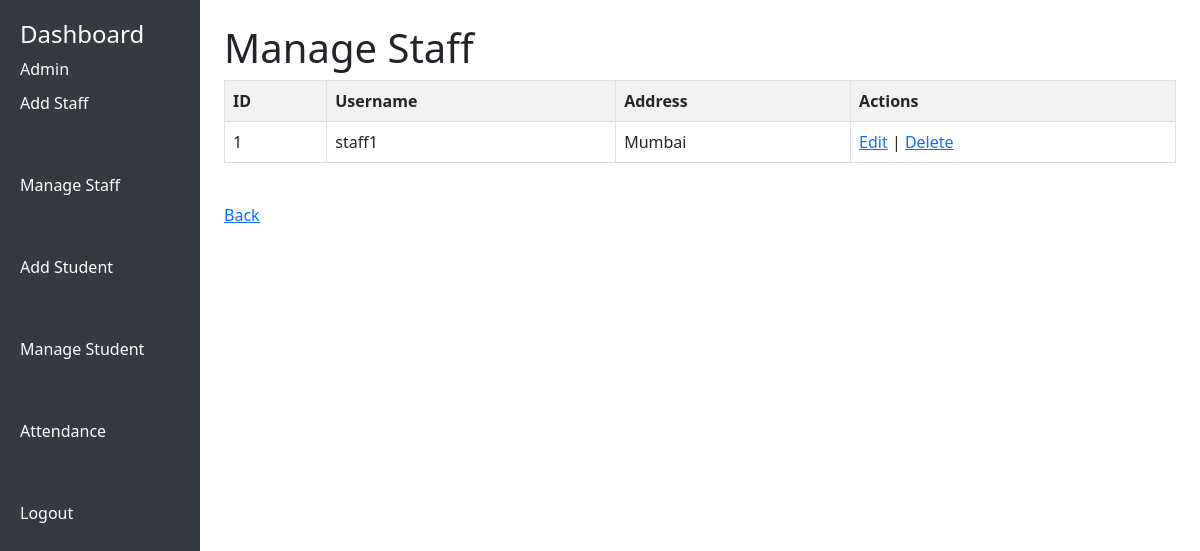
The page /manage-staff/ (signed in) on the database its author committed.
### main_app/models.py (models this page shows, shortened)
class Staff(models.Model):
    staff = models.OneToOneField(User, on_delete=models.CASCADE)
    address = models.TextField()

### main_app/views.py (the view)
    def wrapper(request, *args, **kwargs):
        if not request.user.is_authenticated:
            return redirect("login")
        if not request.user.is_superuser:
            return redirect("login")
        return view_func(request, *args, **kwargs)

### main_app/views.py (called while the page is built)
def admin_required(view_func):
    def wrapper(request, *args, **kwargs):
        if not request.user.is_authenticated:
            return redirect("login")
        if not request.user.is_superuser:
            return redirect("login")
        return view_func(request, *args, **kwargs)
    return wrapper

@login_required(login_url="login")
@admin_required
def manage_staff(request):
    staff_list = Staff.objects.all()
    return render(request, "main_app/manage_staff.html", {"staff_list": staff_list})

### templates/main_app/manage_staff.html
{% extends "main_app/base.html" %}
{% block content %}
<h1>Manage Staff</h1>
<table class="table table-striped table-bordered">
    <tr>
        <th>ID</th>
        <th>Username</th>
        <th>Address</th>
        <th>Actions</th>
    </tr>
    {% for s in staff_list %}
    <tr>
        <td>{{ s.id }}</td>
        <td>{{ s.staff.username }}</td>
        <td>{{ s.address }}</td>
        <td>
            <a href="{% url 'edit_staff' s.pk %}">Edit</a> |
            <a href="{% url 'delete_staff' s.pk %}">Delete</a>
        </td>
    </tr>
    {% endfor %}
</table>
<br>
<a href="{% url 'admin_home' %}">Back</a>
{% endblock %}

### rows shown on the page
Staff: id "1", staff.username "staff1", address "Mumbai"
